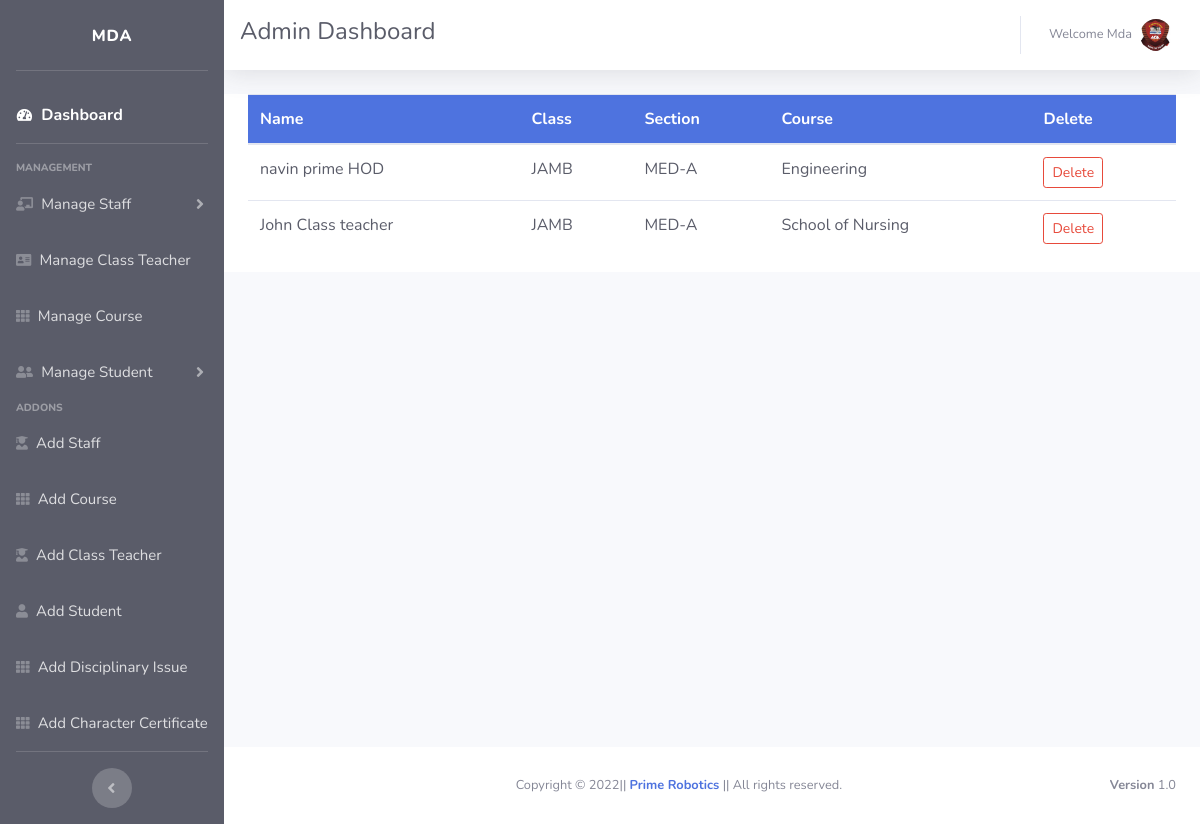
The app's page /class_teacher (signed in) with its own data.
### school_management_system_app/models.py (models this page shows, shortened)
class ClassTeacher(models.Model):
    name = models.ForeignKey(StaffDetail, on_delete=models.CASCADE)
    seven = 'JAMB'
    eight = 'PUTME'
    nine = 'S.O.N'
    ten = 'ARTS'
    eleven = 'COM'
    twelve = 'WAEC'
    class_choices = [(seven, 'JAMB'), (eight, 'PUTME'), (nine, 'S.O.N'),
                     (ten, 'ARTS'), (eleven, 'COM'), (twelve, 'WAEC')]
    standard = models.CharField(choices=class_choices, max_length=30)
    course = models.ForeignKey(Course, on_delete=models.CASCADE)
    A = 'MED-A'
    B = 'MED-B'
    C = 'MED-C'
    D = 'ENG-A'
    E = 'ART-A'
    section_choices = [(A, 'MED-A'), (B, 'MED-B'), (C, 'MED-C'), (D, 'ENG-A'), (E, 'ART-A')]
    section = models.CharField(choices=section_choices, max_length=30)

class StaffDetail(models.Model):
    Employee_ID = models.BigIntegerField(primary_key=True)
    name = models.CharField(max_length=50)
    GENDER_MALE = 'Male'
    GENDER_FEMALE = 'Female'
    GENDER_CHOICES = [(GENDER_MALE, 'Male'), (GENDER_FEMALE, 'Female')]
    gender = models.CharField(choices=GENDER_CHOICES,
                              max_length=30, blank=True)
    date_of_birth = models.DateField(
        auto_now=False, auto_now_add=False, blank=True)
    CID = models.CharField(max_length=11, unique=True, blank=True)
    Administration = 'Administration'
    TeachingStaff = 'Teaching Staff'
    NonTeachingStaff = 'Non Teaching Staff'
    SupportingStaff = 'Supporting Staff'
    Category_choices = [(Administration, 'Administration'),
                        (TeachingStaff, 'Teaching Staff'),
                        (NonTeachingStaff, 'Non Teaching Staff'),
                        (SupportingStaff, 'Supporting Staff'), ]
    category = models.CharField(
        choices=Category_choices, max_length=30, blank=True)
    position_title = models.CharField(max_length=50, blank=True)
    position_level = models.CharField(max_length=50, blank=True)
    grade = models.CharField(max_length=5, blank=True)
    appointment_date = models.DateField(
        auto_now=False, auto_now_add=False, blank=True)
    joining_date_of_present_school = models.DateField(
        auto_now=False, auto_now_add=False, blank=True)
    transfered_from = models.CharField(max_length=50, blank=True)
    Regular = 'Regular'
    Contract = 'Contract'
    Employment_choices = [(Regular, 'Regular'), (Contract, 'Contract')]
    Employment_type = models.CharField(
        choices=Employment_choices, max_length=30, blank=True)
    nationality = models.CharField(max_length=50, blank=True)
    subject = models.CharField(max_length=50, blank=True)
    qualification = models.TextField(blank=True)
    contact_number = models.CharField(
        max_length=15, blank=True)
    email = models.EmailField(blank=True, unique=True)
    permanent_address = models.TextField(blank=True)
    profile_pic = models.ImageField(
        upload_to="images/staff", default='/static/images/user.jpg', null=True, blank=True)
    def __str__(self):
        return '%s %s' % (self.name, self.position_title)

class Course(models.Model):
    course = models.CharField(max_length=100)
    def __str__(self):
        return self.course

### school_management_system_app/adm_views.py (the view)
# urls.py: path('class_teacher', adm_views.class_teacher, name='class_teacher'),
@login_required
def class_teacher(request):
    class_teacher = ClassTeacher.objects.all()
    return render(request, 'administrator/class_teacher.html', {'class_teacher':class_teacher})

### school_management_system_app/templates/administrator/class_teacher.html (shortened to what this page needs)
{% extends 'administrator/adm_base.html' %}
{% block content %}
<div class="container bg-white text-dark">
	<div class="table-responsive">
	  	<table class="table table-hover">
		    <thead class="bg-primary text-white">
		      <tr>
		        <th scope="col">Name</th>
		        <th scope="col">Class</th>
		        <th scope="col">Section</th>
		        <th scope="col">Course</th>
		        <th scope="col">Delete</th>
		      </tr>
		    </thead>
		    <tbody class="text-dark">
		    	{% for all_field in class_teacher%}
		      	<tr>
			        <td>{{all_field.name}}</td>
			        <td>{{all_field.standard}}</td>
			        <td>{{all_field.section}}</td>
			        <td>{{all_field.course}}</td>
			        <td>
			          <button
			            type="button"
			            class="btn btn-outline-danger btn-sm"
			            data-toggle="modal"
			            data-target="#deleteclassteacher{{all_field.id}}">
			            Delete
			          </button>
			        </td>
		     	</tr>
			      {% endfor %}
			</tbody>
		</table>
	</div>
</div>
{% endblock %}

### school_management_system_app/templates/administrator/adm_base.html (shortened to what this page needs)
{% load static %}
<!DOCTYPE html>
<html lang="en">
<head>
    <link href="{% static 'vendor/fontawesome-free/css/all.min.css' %}" rel="stylesheet" type="text/css">
    <link href="{% static 'css/sb-admin-2.min.css' %}" rel="stylesheet">
</head>
<body id="page-top">
    <div id="wrapper">
        <ul class="navbar-nav bg-dark sidebar sidebar-dark accordion" id="accordionSidebar">
            <a class="sidebar-brand align-items-center justify-content-center">
                <span>MDA</span>
            </a>
            <hr class="sidebar-divider">
            <li class="nav-item active">
                <a class="nav-link" href="{% url 'adm_home' %}">
                    <i class="fas fa-fw fa-tachometer-alt"></i>
                    <span style="font-size: 16px">Dashboard</span></a>
            </li>
            <hr class="sidebar-divider">
            <div class="sidebar-heading">
                Management
            </div>
            <li class="nav-item">
                <a class="nav-link collapsed" href="#" data-toggle="collapse" data-target="#collapseTwo"
                    aria-expanded="true" aria-controls="collapseTwo">
                    <i class="fas fa-chalkboard-teacher"></i>
                    <span style="font-size: 15px">Manage Staff</span>
                </a>
            </li>
            <li class="nav-item">
                <a class="nav-link" href="{% url 'class_teacher' %}">
                    <i class="nav-icon fas fa-address-card"></i>
                    <span style="font-size: 15px">Manage Class Teacher</span></a>
            </li>
            <li class="nav-item">
                <a class="nav-link" href="{% url 'all_course' %}">
                    <i class="nav-icon fas fa-th"></i>
                    <span style="font-size: 15px">Manage Course</span></a>
            </li>
            <li class="nav-item">
                <a class="nav-link collapsed" href="#" data-toggle="collapse" data-target="#collapseUtilities"
                    aria-expanded="true" aria-controls="collapseUtilities">
                    <i class="nav-icon fas fa-user-friends"></i>
                    <span style="font-size: 15px">Manage Student</span>
                </a>
            </li>
            <div class="sidebar-heading">
                Addons
            </div>
            <li class="nav-item">
                <a class="nav-link" href="{% url 'add_staff' %}">
                    <i class="nav-icon fas fa-user-graduate"></i>
                    <span style="font-size: 15px">Add Staff</span></a>
            </li>
            <li class="nav-item">
                <a class="nav-link" href="{% url 'add_course' %}">
                    <i class="nav-icon fas fa-th"></i>
                    <span style="font-size: 15px">Add Course</span></a>
            </li>
            <li class="nav-item">
                <a class="nav-link" href="{% url 'add_class_teacher' %}">
                    <i class="nav-icon fas fa-user-graduate"></i>
                    <span style="font-size: 15px">Add Class Teacher</span></a>
            </li>
            <li class="nav-item">
                <a class="nav-link" href="{% url 'add_std' %}">
                    <i class="nav-icon fas fa-user"></i>
                    <span style="font-size: 15px">Add Student</span></a>
            </li>
            <li class="nav-item">
                <a class="nav-link" href="{% url 'disciplinaryissue' %}">
                    <i class="nav-icon fas fa-th"></i>
                    <span style="font-size: 15px">Add Disciplinary Issue</span></a>
            </li>
            <li class="nav-item">
                <a class="nav-link" href="{% url 'charactercertificate' %}">
                    <i class="nav-icon fas fa-th"></i>
                    <span style="font-size: 15px">Add Character Certificate</span></a>
            </li>
            <hr class="sidebar-divider d-none d-md-block">
            <div class="text-center d-none d-md-inline">
                <button class="rounded-circle border-0" id="sidebarToggle"></button>
            </div>
        </ul>
        <div id="content-wrapper" class="d-flex flex-column">
            <div id="content">
                <nav class="navbar navbar-expand topbar mb-4 static-top bg-white text-dark shadow">
                    <h4>Admin Dashboard</h4>
                    <ul class="navbar-nav ml-auto">
                        <li class="nav-item dropdown no-arrow">
                            <a class="nav-link dropdown-toggle" href="#" id="userDropdown" role="button"
                                data-toggle="dropdown" aria-haspopup="true" aria-expanded="false">
                                <span class="mr-2 d-lg-inline text-gray-600 small">Welcome {{user.username |capfirst}}</span>
                                <img class="img-profile rounded-circle"
                                    src="{% static 'images/mda.jpg' %}">
                            </a>
                        </li>
                    </ul>
                </nav>
                {% block content %}
        		{% endblock %}
            </div>
            <footer class="sticky-footer bg-white">
                <div class="container my-auto">
                    <div class="copyright text-center my-auto">
                        <span>Copyright &copy; {% now "Y" %}|| <strong><a href="https://web.facebook.com/emmanuel.prime.5">Prime Robotics</a></strong> || All rights reserved.</span>
                    	<div class="float-right d-none d-sm-inline-block">
                    		<b>Version</b> 1.0
                		</div>
                    </div>
                </div>
            </footer>
        </div>
    </div>
</body>
</html>

### records on screen
ClassTeacher: name "navin prime HOD", standard "JAMB", section "MED-A", course "Engineering"
ClassTeacher: name "John Class teacher", standard "JAMB", section "MED-A", course "School of Nursing"

### other values on screen
{{ user.username |capfirst }} "Mda"
